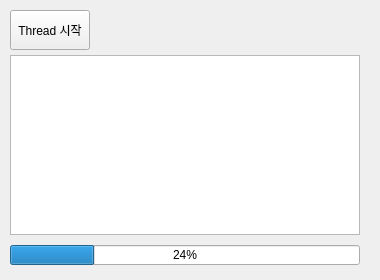
<?xml version="1.0" encoding="UTF-8"?>
<ui version="4.0">
 <class>Form</class>
 <widget class="QWidget" name="Form">
  <property name="geometry">
   <rect>
    <x>0</x>
    <y>0</y>
    <width>380</width>
    <height>280</height>
   </rect>
  </property>
  <property name="windowTitle">
   <string>Form</string>
  </property>
  <widget class="QPushButton" name="btnStart">
   <property name="geometry">
    <rect>
     <x>10</x>
     <y>10</y>
     <width>80</width>
     <height>40</height>
    </rect>
   </property>
   <property name="text">
    <string>Thread 시작</string>
   </property>
  </widget>
  <widget class="QTextBrowser" name="txblog">
   <property name="geometry">
    <rect>
     <x>10</x>
     <y>55</y>
     <width>350</width>
     <height>180</height>
    </rect>
   </property>
  </widget>
  <widget class="QProgressBar" name="pgbTask">
   <property name="geometry">
    <rect>
     <x>10</x>
     <y>245</y>
     <width>350</width>
     <height>20</height>
    </rect>
   </property>
   <property name="value">
    <number>24</number>
   </property>
  </widget>
 </widget>
 <resources/>
 <connections/>
</ui>
